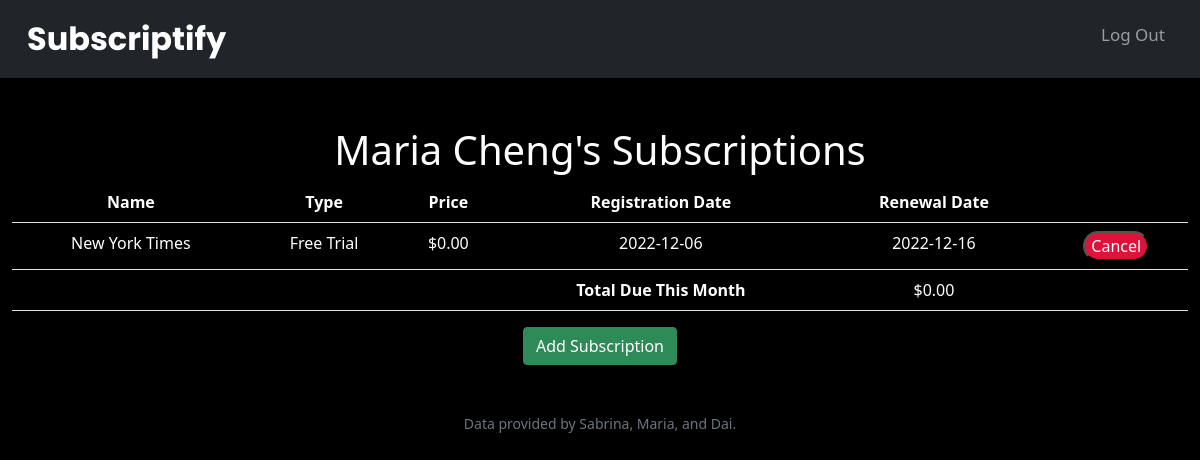
The page / (signed in) on the database its author committed.
### tables this page shows
CREATE TABLE users (
id INTEGER NOT NULL,
firstname TEXT NOT NULL,
lastname TEXT NOT NULL,
email TEXT NOT NULL,
hash TEXT NOT NULL, code TEXT, verified BOOLEAN,
PRIMARY KEY(id)
);

CREATE TABLE transactions (
id INTEGER NOT NULL,
user_id INTEGER NOT NULL,
name TEXT NOT NULL,
type TEXT NOT NULL,
price NUMERIC NOT NULL,
reg_date DATETIME NOT NULL,
cancelled BOOLEAN NOT NULL,
PRIMARY KEY(id),
FOREIGN KEY (user_id) REFERENCES users(id)
);

### app.py (the view, shortened to what this page needs)
@app.route("/")
@login_required
def index():
    firstnames = db.execute("SELECT firstname FROM users WHERE id = ?", session["user_id"])
    lastnames = db.execute("SELECT lastname FROM users WHERE id = ?", session["user_id"])
    first_name = firstnames[0]["firstname"]
    last_name = lastnames[0]["lastname"]
    transactions_db = db.execute("SELECT * FROM transactions WHERE user_id = ? AND cancelled = ?", session["user_id"], 0)
    total = 0
    user_verified = db.execute("SELECT verified FROM users WHERE id = ?", session["user_id"])
    user_verified_bool = user_verified[0]["verified"]
    if user_verified_bool == 0:
            return apology("User not verified", 400)
    for entry in transactions_db:
        reg_date = datetime.strptime(entry["reg_date"],'%Y-%m-%d %H:%M:%S')
        ren_date = datetime.strptime(entry["reg_date"],'%Y-%m-%d %H:%M:%S')
        entry["ren_date"] = ren_date
        if entry["type"] == "Monthly":
            while ren_date < datetime.now():
                if ren_date.month == 12:
                    new_month = 1
                    new_year = ren_date.year + 1
                else:
                    new_month = ren_date.month + 1
                    new_year = ren_date.year
                if new_month == 2 and (reg_date.day == 29 or reg_date.day == 30 or reg_date.day == 31):
                    ren_date = ren_date.replace(month = new_month, year = new_year, day = 28)
                elif (new_month == 4 or new_month == 6 or new_month == 9 or new_month == 11) and (reg_date.day == 31):
                    ren_date = ren_date.replace(month = new_month, year = new_year, day = 30)
                else:
                    ren_date = ren_date.replace(month = new_month, year = new_year, day = reg_date.day)
            entry["ren_date"] = ren_date
            total += entry["price"]
        else:
            entry["ren_date"] = ren_date + timedelta(days = int(entry["type"]))
            entry["type"] = "Free Trial"
        entry["reg_date"] = datetime.strptime(entry["reg_date"],'%Y-%m-%d %H:%M:%S').date()
        entry["ren_date"] = entry["ren_date"].date()
    return render_template("index.html", firstname=first_name, lastname=last_name, transactions=transactions_db, total=total)

### app.py (called while the page is built)
@app.after_request
def after_request(response):
    response.headers["Cache-Control"] = "no-cache, no-store, must-revalidate"
    response.headers["Expires"] = 0
    response.headers["Pragma"] = "no-cache"
    return response

### helpers.py (called while the page is built)
def login_required(f):
    @wraps(f)
    def decorated_function(*args, **kwargs):
        if session.get("user_id") is None:
            return redirect("/login")
        return f(*args, **kwargs)
    return decorated_function\

def usd(value):
    return f"${value:,.2f}"

### sql.py (called while the page is built, shortened)
def _enable_logging(f):
    import logging
    import functools
    import os
    @functools.wraps(f)
    def decorator(*args, **kwargs):
        try:
            import flask
        except ModuleNotFoundError:
            return f(*args, **kwargs)
        disabled = logging.getLogger("cs50").disabled
        if flask.current_app and os.getenv("FLASK_ENV") == "development":
            logging.getLogger("cs50").disabled = False
        try:
            return f(*args, **kwargs)
        finally:
            logging.getLogger("cs50").disabled = disabled
    return decorator

def _parse_placeholder(token):
    import re
    import sqlparse
    if not isinstance(token, sqlparse.sql.Token) or token.ttype != sqlparse.tokens.Name.Placeholder:
        raise TypeError()
    if token.value == "?":
        return "qmark", None

    def _disconnect(self):
        if hasattr(_data, self._name()):
            getattr(_data, self._name()).close()
            delattr(_data, self._name())

    def _name(self):
        return str(hash(self))

        def connect(dbapi_connection, connection_record):
            if type(dbapi_connection) is sqlite3.Connection:  # If back end is sqlite
                cursor = dbapi_connection.cursor()
                cursor.execute("PRAGMA foreign_keys=ON")
                cursor.close()

### templates/index.html (shortened to what this page needs)
{% extends "layout.html" %}
{% block main %}
<h1>{{ firstname }} {{ lastname }}'s Subscriptions</h1>
        <table class="table">
            <tr>
                <th>Name</th>
                <th>Type</th>
                <th>Price</th>
                <th>Registration Date</th>
                <th>Renewal Date</th>
                <th></th>
            </tr>
            {% for entry in transactions %}
            <div class="container">
                <tr>
                    <td>{{ entry['name'] }}</td>
                    <td>{{ entry['type'] }}</td>
                    <td>{{ entry['price'] | usd }}</td>
                    <td>{{ entry['reg_date'] }}</td>
                    <td>{{ entry['ren_date'] }}</td>
                    <td>
                        <button class="cancel" onclick="openPopup()">Cancel</button>
                    </td>
                </tr>
            {% endfor %}
            <tr>
                <td></td>
                <td></td>
                <td></td>
                <td><strong>Total Due This Month</strong></td>
                <td>{{ total | usd }}</td>
                <td></td>
            </tr>
        </table>
        <a href="/add"><button class="btn btn-primary" type="submit">Add Subscription</button></a>
{% endblock %}

### static/styles.css (style rules this page uses)
body { color: white; background-color: black; }
.table { color:white; }
a { text-decoration: none; }
.btn { background-color:seagreen; border-color:seagreen; text-decoration: none; }
.cancel { background-color:crimson; color:white; border-radius: 30px; }

### rows shown on the page
users: firstname "Maria", lastname "Cheng"
transactions: name "New York Times", type "Free Trial", price "$0.00", reg_date "2022-12-06", ren_date "2022-12-16"

### other values the page prints
{{ total | usd }} "$0.00"
